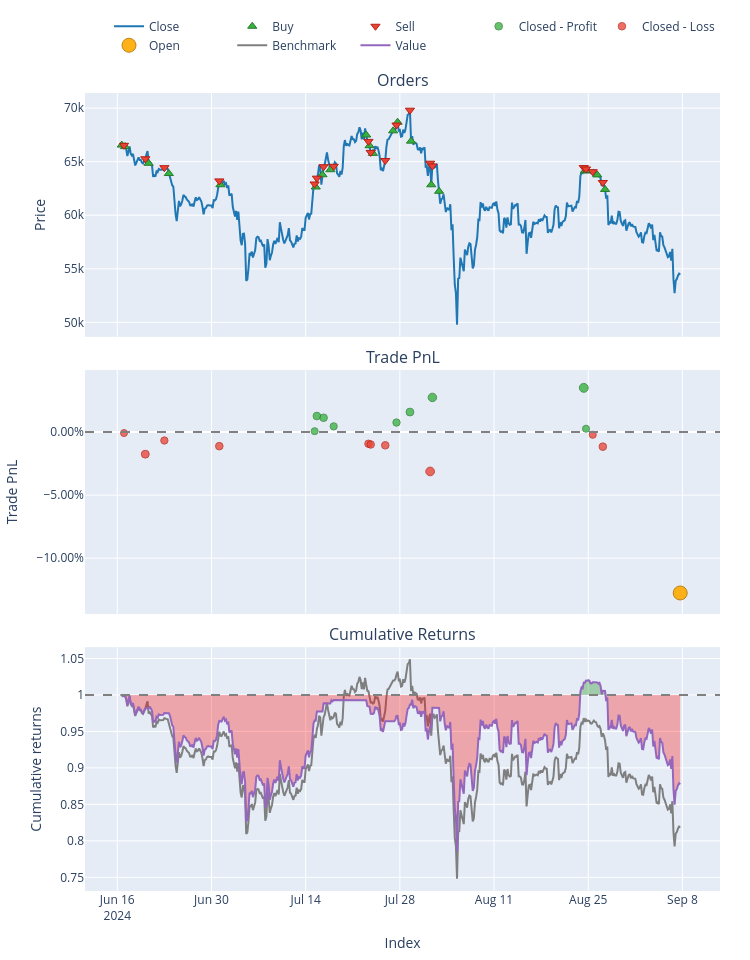
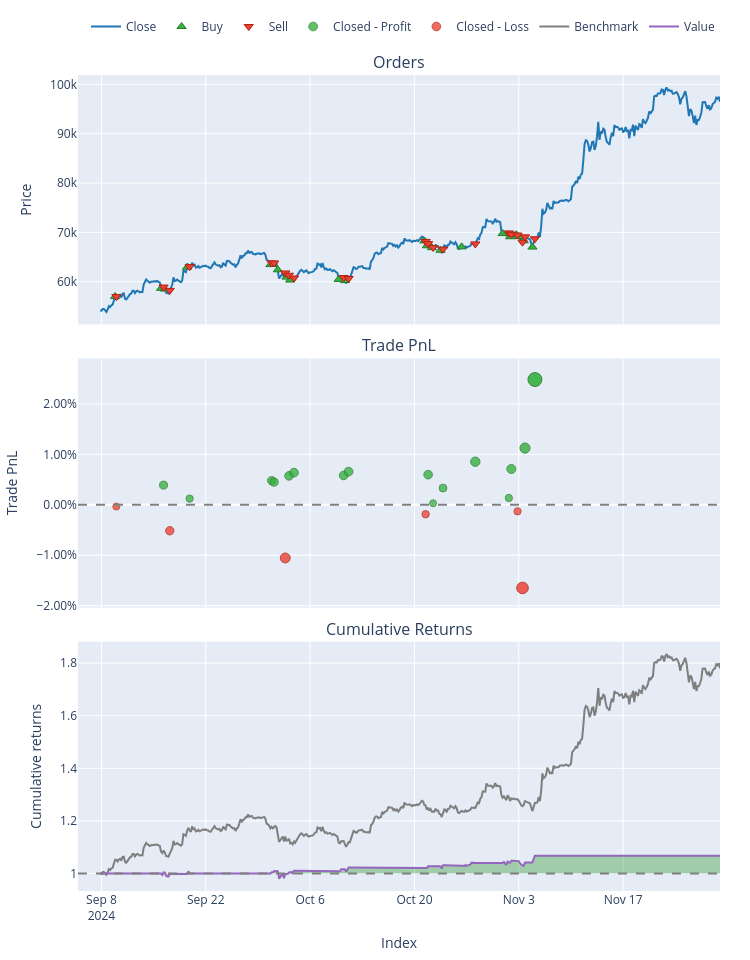
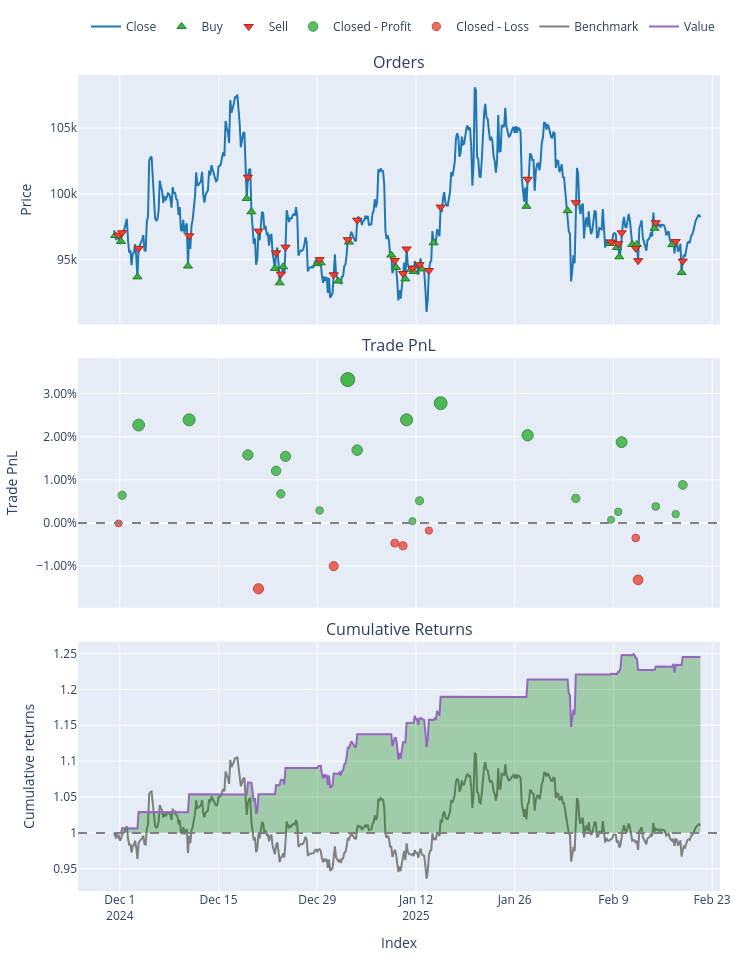

Notebook cell for these charts, in order:
### Code cell
# THIRD CODE: Final Expanding Walk-Forward with VectorBT
# for a double-barrier classification approach

# Step 1: Move to project root
%cd c:/Users/moham/OneDrive/ml_bot_trading

import warnings
warnings.filterwarnings("ignore")

import pandas as pd
import numpy as np
import MetaTrader5 as mt5
import vectorbt as vbt
import joblib

# Our modules
from data.data_loader import get_data_mt5
from features.feature_engineering import add_all_ta_features
# Import your double-barrier function
from features.labeling import create_labels_double_barrier

# Sklearn
from sklearn.metrics import accuracy_score

###########################################################
# 1) DATA LOADING & FEATURE ENGINEERING
###########################################################
if not mt5.initialize():
    print("Failed to initialize MT5")
else:
    data = get_data_mt5(symbol="BTCUSD", timeframe=mt5.TIMEFRAME_H4, n_bars=2000)
    mt5.shutdown()

# 1.1 Add technical features
df = add_all_ta_features(data)

# 1.2 Create double-barrier classification labels
# e.g., up=0.005, down=0.005 => ±0.5% barrier, horizon=20 bars
df_lbl = create_labels_double_barrier(df, up=0.005, down=0.005, horizon=20)

# The function yields 'barrier_label' in {-1,0,+1}
X = df_lbl.drop(columns=["barrier_label"])
y = df_lbl["barrier_label"]

# SHIFT labels from [-1,0,+1] => [0,1,2] for scikit-learn classification
y_shifted = y + 1  # -1->0, 0->1, +1->2

###########################################################
# 2) DEFINING EXPANDING SPLITS
###########################################################
def expanding_walk_forward_splits(X, y, n_splits=3):
    """
    Creates expanding walk-forward folds. For each fold i:
      - Train: [0 : fold_i]
      - Test:  [fold_i : fold_{i+1}]
    The last fold extends to the end.
    """
    n = len(X)
    fold_size = n // (n_splits + 1)
    splits = []
    
    for i in range(n_splits):
        train_end = (i+1) * fold_size
        if i == n_splits - 1:
            test_end = n
        else:
            test_end = (i+2) * fold_size
            if test_end > n:
                test_end = n
        
        X_train_fold = X.iloc[:train_end]
        y_train_fold = y.iloc[:train_end]
        
        X_test_fold = X.iloc[train_end:test_end]
        y_test_fold = y.iloc[train_end:test_end]
        
        splits.append((X_train_fold, y_train_fold, X_test_fold, y_test_fold))
    return splits

folds = expanding_walk_forward_splits(X, y_shifted, n_splits=3)
print(f"Number of folds: {len(folds)}")

###########################################################
# 3) LOAD BEST PIPELINE & RUN EXPANDING WALK-FORWARD
###########################################################
# This pipeline was saved in the second code (hyperparam tuning step).
# It's a classification pipeline expecting SHIFTED labels [0,1,2].
best_pipeline = joblib.load("best_rf_pipeline.pkl")
print("Loaded best pipeline from 'best_rf_pipeline.pkl'")

fees = 0.0002  # 0.02% transaction cost per trade

fold_results = {}

for i, (X_train_fold, y_train_fold, X_test_fold, y_test_fold) in enumerate(folds, start=1):
    print(f"\n=== Fold {i} ===")
    print(f"Train size: {len(X_train_fold)}, Test size: {len(X_test_fold)}")
    
    # 3.1 Fit the pipeline on this fold's train portion (already SHIFTED labels)
    best_pipeline.fit(X_train_fold, y_train_fold)
    
    # 3.2 Predict SHIFTED labels on the test portion
    preds_shifted = best_pipeline.predict(X_test_fold)
    
    # 3.3 Shift back to [-1,0,+1]
    preds = preds_shifted - 1
    
    # Evaluate accuracy vs. the unshifted test labels
    # The test labels here are SHIFTED, so we must shift them back
    y_test_fold_unshifted = y_test_fold - 1
    acc = accuracy_score(y_test_fold_unshifted, preds)
    print(f"Fold {i} Accuracy={acc:.2f}")
    
    # Convert predicted classes => signals
    # +1 => buy, -1 => sell, 0 => no position
    signals = preds
    
    # Vectorbt backtest on the test portion
    df_test_fold = df_lbl.loc[X_test_fold.index].copy()  # same index
    close_prices = df_test_fold["close"]
    
    if len(signals) < len(close_prices):
        # pad signals if needed
        signals = np.append(signals, [0]*(len(close_prices)-len(signals)))
    signals_s = pd.Series(signals, index=close_prices.index)
    
    pf = vbt.Portfolio.from_signals(
        close_prices,
        entries=signals_s > 0,
        exits=signals_s < 0,
        init_cash=10000,
        freq='4H',
        fees=fees
    )
    
    total_return = pf.total_return()
    sharpe_ratio = pf.sharpe_ratio()
    
    print(f"Fold {i} Return={total_return:.2f}%, Sharpe={sharpe_ratio:.2f}")
    print("\nVectorbt stats for Fold", i)
    print(pf.stats())
    
    # Optional: Plot
    fig = pf.plot()
    fig.show()
    
    # Store results
    fold_results[i] = {
        "Accuracy": acc,
        "TotalReturn": total_return,
        "Sharpe": sharpe_ratio
    }

###########################################################
# 4) PRINT FOLD RESULTS
###########################################################
for i, stats in fold_results.items():
    acc = stats["Accuracy"]
    ret = stats["TotalReturn"]
    sr = stats["Sharpe"]
    print(f"\nFold {i} => ACC={acc:.2f}, Return={ret:.2f}%, Sharpe={sr:.2f}")

### Figure 1 — Plotly figure (JSON) as saved in the notebook; plotly's stock layout.template omitted (floating-point values rounded to 4 significant figures; data arrays with more than 128 entries replaced by an {"elided": "..."} marker saying what was removed)
{"data": [{"legendgroup": "0", "line": {"color": "#1f77b4"}, "name": "Close", "showlegend": true, "type": "scatter", "uid": "f2ede4a5-1aa6-47e2-bf0a-f7b20ac440c8", "x": {"elided": "500 str values"}, "xaxis": "x", "y": {"elided": "500 float values"}, "yaxis": "y"}, {"customdata": [[0, 0.1502, 2.0], [2, 0.1504, 1.998], [4, 0.1514, 1.963], [6, 0.1526, 1.95], [8, 0.1534, 1.928], [10, 0.1541, 1.93], [12, 0.1532, 1.954], [14, 0.1538, 1.977], [16, 0.1471, 1.986], [18, 0.148, 1.968], [20, 0.1481, 1.948], [22, 0.142, 1.928], [24, 0.1414, 1.942], [26, 0.1474, 1.973], [28, 0.1521, 1.912], [30, 0.1578, 1.964], [32, 0.1586, 2.033], [34, 0.1589, 2.039], [36, 0.1595, 2.035], [38, 0.1611, 2.011]], "hovertemplate": "Order Id: %{customdata[0]}<br>Timestamp: %{x}<br>Price: %{y}<br>Size: %{customdata[1]:.6f}<br>Fees: %{customdata[2]:.6f}", "legendgroup": "1", "marker": {"color": "#37B13F", "line": {"color": "rgb(38,123,44)", "width": 1}, "size": 8, "symbol": "triangle-up"}, "mode": "markers", "name": "Buy", "type": "scatter", "uid": "5df8ff87-8891-4c97-9a30-04e0d9721195", "x": ["2024-06-16T16:00:00", "2024-06-17T04:00:00", "2024-06-20T16:00:00", "2024-06-23T16:00:00", "2024-07-01T08:00:00", "2024-07-15T12:00:00", "2024-07-16T12:00:00", "2024-07-17T16:00:00", "2024-07-23T00:00:00", "2024-07-23T12:00:00", "2024-07-24T00:00:00", "2024-07-27T00:00:00", "2024-07-27T16:00:00", "2024-07-29T16:00:00", "2024-08-01T16:00:00", "2024-08-02T20:00:00", "2024-08-24T12:00:00", "2024-08-24T20:00:00", "2024-08-26T08:00:00", "2024-08-27T12:00:00"], "xaxis": "x", "y": [66550.0, 66410.0, 64850.0, 63890.0, 62840.0, 62630.0, 63780.0, 64250.0, 67490.0, 66490.0, 65770.0, 67880.0, 68680.0, 66920.0, 62840.0, 62230.0, 64120.0, 64170.0, 63760.0, 62410.0], "yaxis": "y"}, {"customdata": [[1, 0.1502, 1.999], [3, 0.1504, 1.964], [5, 0.1514, 1.951], [7, 0.1526, 1.929], [9, 0.1534, 1.931], [11, 0.1541, 1.955], [13, 0.1532, 1.978], [15, 0.1538, 1.987], [17, 0.1471, 1.968], [19, 0.148, 1.949], [21, 0.1481, 1.929], [23, 0.142, 1.943], [25, 0.1414, 1.974], [27, 0.1474, 1.913], [29, 0.1521, 1.965], [31, 0.1578, 2.034], [33, 0.1586, 2.04], [35, 0.1589, 2.035], [37, 0.1595, 2.012]], "hovertemplate": "Order Id: %{customdata[0]}<br>Timestamp: %{x}<br>Price: %{y}<br>Size: %{customdata[1]:.6f}<br>Fees: %{customdata[2]:.6f}", "legendgroup": "2", "marker": {"color": "#EA4335", "line": {"color": "rgb(181,31,18)", "width": 1}, "size": 8, "symbol": "triangle-down"}, "mode": "markers", "name": "Sell", "type": "scatter", "uid": "3b164735-99b9-4af8-b5f9-f560803eda2c", "x": ["2024-06-17T00:00:00", "2024-06-20T04:00:00", "2024-06-23T00:00:00", "2024-07-01T04:00:00", "2024-07-15T08:00:00", "2024-07-15T16:00:00", "2024-07-16T16:00:00", "2024-07-18T04:00:00", "2024-07-23T08:00:00", "2024-07-23T16:00:00", "2024-07-25T20:00:00", "2024-07-27T12:00:00", "2024-07-29T12:00:00", "2024-08-01T12:00:00", "2024-08-01T20:00:00", "2024-08-24T08:00:00", "2024-08-24T16:00:00", "2024-08-25T16:00:00", "2024-08-27T04:00:00"], "xaxis": "x", "y": [66530.0, 65270.0, 64440.0, 63200.0, 62920.0, 63460.0, 64530.0, 64570.0, 66890.0, 65870.0, 65110.0, 68420.0, 69810.0, 64850.0, 64600.0, 64450.0, 64320.0, 64060.0, 63050.0], "yaxis": "y"}, {"customdata": [[4, 4, 7.433, 0.000771], [5, 5, 123.1, 0.01276], [6, 6, 111.4, 0.01139], [7, 7, 45.42, 0.004595], [11, 11, 73.22, 0.007596], [12, 12, 154.6, 0.01592], [14, 14, 263.3, 0.02755], [15, 15, 345.2, 0.03514], [16, 16, 27.49, 0.002704]], "hovertemplate": "Exit Trade Id: %{customdata[0]}<br>Position Id: %{customdata[1]}<br>Exit Timestamp: %{x}<br>PnL: %{customdata[2]:.6f}<br>Return: %{customdata[3]:.2%}", "legendgroup": "3", "marker": {"color": "#37B13F", "line": {"color": "rgb(38,123,44)", "width": 1}, "opacity": [0.75, 0.7642, 0.7626, 0.7546, 0.7581, 0.768, 0.7817, 0.7907, 0.7523], "size": [7.002, 7.663, 7.588, 7.213, 7.379, 7.838, 8.479, 8.898, 7.109], "symbol": "circle"}, "mode": "markers", "name": "Closed - Profit", "type": "scatter", "uid": "c6ccc94c-68c9-41b5-9e63-9cd59b214e7b", "x": ["2024-07-15T08:00:00", "2024-07-15T16:00:00", "2024-07-16T16:00:00", "2024-07-18T04:00:00", "2024-07-27T12:00:00", "2024-07-29T12:00:00", "2024-08-01T20:00:00", "2024-08-24T08:00:00", "2024-08-24T16:00:00"], "xaxis": "x2", "y": [0.000771, 0.01276, 0.01139, 0.004595, 0.007596, 0.01592, 0.02755, 0.03514, 0.002704], "yaxis": "y2"}, {"customdata": [[0, 0, -7.286, -0.0007287], [1, 1, -174.8, -0.0175], [2, 2, -65.41, -0.006664], [3, 3, -108.7, -0.01115], [8, 8, -91.52, -0.009217], [9, 9, -96.68, -0.009827], [10, 10, -102.0, -0.01047], [13, 13, -308.0, -0.03122], [17, 17, -21.81, -0.002139], [18, 18, -117.4, -0.01154]], "hovertemplate": "Exit Trade Id: %{customdata[0]}<br>Position Id: %{customdata[1]}<br>Exit Timestamp: %{x}<br>PnL: %{customdata[2]:.6f}<br>Return: %{customdata[3]:.2%}", "legendgroup": "4", "marker": {"color": "#EA4335", "line": {"color": "rgb(181,31,18)", "width": 1}, "opacity": [0.75, 0.7698, 0.757, 0.7623, 0.76, 0.7608, 0.7615, 0.786, 0.7517, 0.7628], "size": [7, 7.925, 7.327, 7.574, 7.468, 7.502, 7.537, 8.681, 7.078, 7.596], "symbol": "circle"}, "mode": "markers", "name": "Closed - Loss", "type": "scatter", "uid": "cf4beb0a-a8ae-48b1-9c14-439d73c1bb31", "x": ["2024-06-17T00:00:00", "2024-06-20T04:00:00", "2024-06-23T00:00:00", "2024-07-01T04:00:00", "2024-07-23T08:00:00", "2024-07-23T16:00:00", "2024-07-25T20:00:00", "2024-08-01T12:00:00", "2024-08-25T16:00:00", "2024-08-27T04:00:00"], "xaxis": "x2", "y": [-0.0007287, -0.0175, -0.006664, -0.01115, -0.009217, -0.009827, -0.01047, -0.03122, -0.002139, -0.01154], "yaxis": "y2"}, {"customdata": [[19, 19, -1284.0, -0.1277]], "hovertemplate": "Exit Trade Id: %{customdata[0]}<br>Position Id: %{customdata[1]}<br>Exit Timestamp: %{x}<br>PnL: %{customdata[2]:.6f}<br>Return: %{customdata[3]:.2%}", "legendgroup": "5", "marker": {"color": "#FFAA00", "line": {"color": "rgb(178,118,0)", "width": 1}, "opacity": [0.9], "size": [14], "symbol": "circle"}, "mode": "markers", "name": "Open", "type": "scatter", "uid": "11da6bfb-96ef-4e33-91a8-b559e27044bb", "x": ["2024-09-07T16:00:00"], "xaxis": "x2", "y": [-0.1277], "yaxis": "y2"}, {"legendgroup": "6", "line": {"color": "#7f7f7f"}, "name": "Benchmark", "showlegend": true, "type": "scatter", "uid": "75d82b84-d36d-4bd8-a9fe-8deadec7555c", "x": {"elided": "500 str values"}, "xaxis": "x3", "y": {"elided": "500 float values"}, "yaxis": "y3"}, {"hoverinfo": "skip", "legendgroup": "7", "line": {"color": "rgba(0, 0, 0, 0)", "width": 0}, "opacity": 0, "showlegend": false, "type": "scatter", "uid": "bc807737-c605-4b1b-a1f5-ead9203b0385", "x": {"elided": "500 str values"}, "xaxis": "x3", "y": {"elided": "500 int values"}, "yaxis": "y3"}, {"connectgaps": false, "fill": "tonexty", "fillcolor": "rgba(0, 128, 0, 0.3)", "hoverinfo": "skip", "legendgroup": "7", "line": {"color": "rgba(0, 0, 0, 0)", "width": 0}, "opacity": 0, "showlegend": false, "type": "scatter", "uid": "e98ca13d-eb7f-432d-abf5-bc151db2cf2a", "x": {"elided": "500 str values"}, "xaxis": "x3", "y": {"elided": "500 float values"}, "yaxis": "y3"}, {"hoverinfo": "skip", "legendgroup": "7", "line": {"color": "rgba(0, 0, 0, 0)", "width": 0}, "opacity": 0, "showlegend": false, "type": "scatter", "uid": "c19e386a-974d-4671-8d64-5e0ff9f6848d", "x": {"elided": "500 str values"}, "xaxis": "x3", "y": {"elided": "500 int values"}, "yaxis": "y3"}, {"connectgaps": false, "fill": "tonexty", "fillcolor": "rgba(255, 0, 0, 0.3)", "hoverinfo": "skip", "legendgroup": "7", "line": {"color": "rgba(0, 0, 0, 0)", "width": 0}, "opacity": 0, "showlegend": false, "type": "scatter", "uid": "b5ec9268-00a6-422c-8397-7c57dc7b9f0f", "x": {"elided": "500 str values"}, "xaxis": "x3", "y": {"elided": "500 float values"}, "yaxis": "y3"}, {"legendgroup": "8", "line": {"color": "#9467bd"}, "name": "Value", "showlegend": true, "type": "scatter", "uid": "ffafabae-be5d-462b-bc3b-ea1560bd0789", "x": {"elided": "500 str values"}, "xaxis": "x3", "y": {"elided": "500 float values"}, "yaxis": "y3"}, {"hoverinfo": "skip", "legendgroup": "7", "line": {"color": "rgba(0, 0, 0, 0)", "width": 0}, "opacity": 0, "showlegend": false, "type": "scatter", "uid": "0c1511bc-68bd-47bf-88dc-b2c3819727b3", "x": {"elided": "500 str values"}, "xaxis": "x3", "y": {"elided": "500 int values"}, "yaxis": "y3"}], "layout": {"annotations": [{"font": {"size": 16}, "showarrow": false, "text": "Orders", "x": 0.5, "xanchor": "center", "xref": "paper", "y": 1, "yanchor": "bottom", "yref": "paper"}, {"font": {"size": 16}, "showarrow": false, "text": "Trade PnL", "x": 0.5, "xanchor": "center", "xref": "paper", "y": 0.6528, "yanchor": "bottom", "yref": "paper"}, {"font": {"size": 16}, "showarrow": false, "text": "Cumulative Returns", "x": 0.5, "xanchor": "center", "xref": "paper", "y": 0.3056, "yanchor": "bottom", "yref": "paper"}], "height": 960, "legend": {"orientation": "h", "traceorder": "normal", "x": 1, "xanchor": "right", "y": 1.042, "yanchor": "bottom"}, "margin": {"b": 30, "l": 30, "r": 30, "t": 30}, "shapes": [{"line": {"color": "gray", "dash": "dash"}, "type": "line", "x0": 0, "x1": 1, "xref": "paper", "y0": 0, "y1": 0, "yref": "y2"}, {"line": {"color": "gray", "dash": "dash"}, "type": "line", "x0": 0, "x1": 1, "xref": "paper", "y0": 1, "y1": 1, "yref": "y3"}], "showlegend": true, "width": 750, "xaxis": {"anchor": "y", "domain": [0, 1], "matches": "x3", "showticklabels": false}, "xaxis2": {"anchor": "y2", "domain": [0, 1], "matches": "x3", "showticklabels": false}, "xaxis3": {"anchor": "y3", "domain": [0, 1], "title": {"text": "Index"}}, "yaxis": {"anchor": "x", "domain": [0.6944, 1], "title": {"text": "Price"}}, "yaxis2": {"anchor": "x2", "domain": [0.3472, 0.6528], "tickformat": ".2%", "title": {"text": "Trade PnL"}}, "yaxis3": {"anchor": "x3", "domain": [0, 0.3056], "title": {"text": "Cumulative returns"}}}}

### Figure 2 — Plotly figure (JSON) as saved in the notebook; plotly's stock layout.template omitted (floating-point values rounded to 4 significant figures; data arrays with more than 128 entries replaced by an {"elided": "..."} marker saying what was removed)
{"data": [{"legendgroup": "0", "line": {"color": "#1f77b4"}, "name": "Close", "showlegend": true, "type": "scatter", "uid": "aeda5377-4721-4d30-94e2-794e8a94410a", "x": {"elided": "500 str values"}, "xaxis": "x", "y": {"elided": "500 float values"}, "yaxis": "y"}, {"customdata": [[0, 0.1754, 2.0], [2, 0.1704, 1.999], [4, 0.1715, 2.007], [6, 0.1586, 1.996], [8, 0.1575, 1.999], [10, 0.1582, 2.008], [12, 0.1616, 2.018], [14, 0.1638, 1.996], [16, 0.1664, 2.008], [18, 0.1671, 2.021], [20, 0.1687, 2.032], [22, 0.1498, 2.046], [24, 0.1517, 2.042], [26, 0.1535, 2.054], [28, 0.1548, 2.055], [30, 0.1537, 2.061], [32, 0.149, 2.079], [34, 0.1506, 2.082], [36, 0.1508, 2.097], [38, 0.1515, 2.094], [40, 0.1508, 2.06], [42, 0.1554, 2.083]], "hovertemplate": "Order Id: %{customdata[0]}<br>Timestamp: %{x}<br>Price: %{y}<br>Size: %{customdata[1]:.6f}<br>Fees: %{customdata[2]:.6f}", "legendgroup": "1", "marker": {"color": "#37B13F", "line": {"color": "rgb(38,123,44)", "width": 1}, "size": 8, "symbol": "triangle-up"}, "mode": "markers", "name": "Buy", "type": "scatter", "uid": "e0eb66c4-3bb8-4613-9351-66ba0b55470b", "x": ["2024-09-09T20:00:00", "2024-09-16T00:00:00", "2024-09-16T12:00:00", "2024-09-19T12:00:00", "2024-09-30T16:00:00", "2024-10-01T00:00:00", "2024-10-01T16:00:00", "2024-10-02T20:00:00", "2024-10-03T08:00:00", "2024-10-09T20:00:00", "2024-10-10T16:00:00", "2024-10-21T08:00:00", "2024-10-21T16:00:00", "2024-10-22T08:00:00", "2024-10-23T12:00:00", "2024-10-26T08:00:00", "2024-10-31T20:00:00", "2024-11-01T20:00:00", "2024-11-02T16:00:00", "2024-11-03T00:00:00", "2024-11-03T16:00:00", "2024-11-04T20:00:00"], "xaxis": "x", "y": [56990.0, 58660.0, 58520.0, 62950.0, 63470.0, 63490.0, 62410.0, 60940.0, 60340.0, 60470.0, 60220.0, 68270.0, 67280.0, 66890.0, 66370.0, 67060.0, 69760.0, 69110.0, 69520.0, 69120.0, 68290.0, 67020.0], "yaxis": "y"}, {"customdata": [[1, 0.1754, 2.0], [3, 0.1704, 2.008], [5, 0.1715, 1.997], [7, 0.1586, 2.0], [9, 0.1575, 2.009], [11, 0.1582, 2.018], [13, 0.1616, 1.997], [15, 0.1638, 2.009], [17, 0.1664, 2.021], [19, 0.1671, 2.033], [21, 0.1687, 2.046], [23, 0.1498, 2.043], [25, 0.1517, 2.055], [27, 0.1535, 2.055], [29, 0.1548, 2.062], [31, 0.1537, 2.08], [33, 0.149, 2.083], [35, 0.1506, 2.098], [37, 0.1508, 2.095], [39, 0.1515, 2.06], [41, 0.1508, 2.084], [43, 0.1554, 2.135]], "hovertemplate": "Order Id: %{customdata[0]}<br>Timestamp: %{x}<br>Price: %{y}<br>Size: %{customdata[1]:.6f}<br>Fees: %{customdata[2]:.6f}", "legendgroup": "2", "marker": {"color": "#EA4335", "line": {"color": "rgb(181,31,18)", "width": 1}, "size": 8, "symbol": "triangle-down"}, "mode": "markers", "name": "Sell", "type": "scatter", "uid": "261841b2-2af2-46d8-b02e-fd3b0226a87f", "x": ["2024-09-10T00:00:00", "2024-09-16T08:00:00", "2024-09-17T04:00:00", "2024-09-19T20:00:00", "2024-09-30T20:00:00", "2024-10-01T04:00:00", "2024-10-02T16:00:00", "2024-10-03T04:00:00", "2024-10-03T20:00:00", "2024-10-10T12:00:00", "2024-10-11T04:00:00", "2024-10-21T12:00:00", "2024-10-21T20:00:00", "2024-10-22T12:00:00", "2024-10-23T20:00:00", "2024-10-28T04:00:00", "2024-11-01T16:00:00", "2024-11-02T00:00:00", "2024-11-02T20:00:00", "2024-11-03T12:00:00", "2024-11-03T20:00:00", "2024-11-05T04:00:00"], "xaxis": "x", "y": [56990.0, 58910.0, 58240.0, 63050.0, 63800.0, 63800.0, 61780.0, 61310.0, 60750.0, 60850.0, 60650.0, 68170.0, 67710.0, 66940.0, 66610.0, 67660.0, 69880.0, 69630.0, 69460.0, 68010.0, 69090.0, 68710.0], "yaxis": "y"}, {"customdata": [[1, 1, 39.05, 0.003907], [3, 3, 12.37, 0.001239], [4, 4, 47.92, 0.004794], [5, 5, 45.25, 0.004506], [7, 7, 57.31, 0.005741], [8, 8, 64.12, 0.006387], [9, 9, 58.8, 0.00582], [10, 10, 66.86, 0.006579], [12, 12, 61.12, 0.005987], [13, 13, 3.162, 0.0003079], [14, 14, 34.09, 0.003318], [15, 15, 88.12, 0.008549], [16, 16, 14.12, 0.001358], [17, 17, 73.99, 0.007108], [20, 20, 115.9, 0.01125], [21, 21, 258.7, 0.02484]], "hovertemplate": "Exit Trade Id: %{customdata[0]}<br>Position Id: %{customdata[1]}<br>Exit Timestamp: %{x}<br>PnL: %{customdata[2]:.6f}<br>Return: %{customdata[3]:.2%}", "legendgroup": "3", "marker": {"color": "#37B13F", "line": {"color": "rgb(38,123,44)", "width": 1}, "opacity": [0.772, 0.7557, 0.7774, 0.7757, 0.7832, 0.7872, 0.7837, 0.7883, 0.7847, 0.75, 0.7684, 0.8004, 0.7564, 0.7916, 0.8169, 0.9], "size": [8.027, 7.266, 8.28, 8.198, 8.55, 8.734, 8.573, 8.789, 8.62, 7, 7.859, 9.351, 7.3, 8.94, 10.12, 14], "symbol": "circle"}, "mode": "markers", "name": "Closed - Profit", "type": "scatter", "uid": "0c22b7eb-bb5b-419d-9b61-c5e61e027dbe", "x": ["2024-09-16T08:00:00", "2024-09-19T20:00:00", "2024-09-30T20:00:00", "2024-10-01T04:00:00", "2024-10-03T04:00:00", "2024-10-03T20:00:00", "2024-10-10T12:00:00", "2024-10-11T04:00:00", "2024-10-21T20:00:00", "2024-10-22T12:00:00", "2024-10-23T20:00:00", "2024-10-28T04:00:00", "2024-11-01T16:00:00", "2024-11-02T00:00:00", "2024-11-03T20:00:00", "2024-11-05T04:00:00"], "xaxis": "x2", "y": [0.003907, 0.001239, 0.004794, 0.004506, 0.005741, 0.006387, 0.00582, 0.006579, 0.005987, 0.0003079, 0.003318, 0.008549, 0.001358, 0.007108, 0.01125, 0.02484], "yaxis": "y2"}, {"customdata": [[0, 0, -3.466, -0.0003467], [2, 2, -51.58, -0.005141], [6, 6, -106.3, -0.01054], [11, 11, -19.13, -0.00187], [18, 18, -13.53, -0.00129], [19, 19, -172.6, -0.01649]], "hovertemplate": "Exit Trade Id: %{customdata[0]}<br>Position Id: %{customdata[1]}<br>Exit Timestamp: %{x}<br>PnL: %{customdata[2]:.6f}<br>Return: %{customdata[3]:.2%}", "legendgroup": "4", "marker": {"color": "#EA4335", "line": {"color": "rgb(181,31,18)", "width": 1}, "opacity": [0.7502, 0.7795, 0.8126, 0.7595, 0.756, 0.8489], "size": [7.011, 8.379, 9.919, 7.446, 7.28, 11.62], "symbol": "circle"}, "mode": "markers", "name": "Closed - Loss", "type": "scatter", "uid": "95c66b3f-716e-4071-9aef-536934618834", "x": ["2024-09-10T00:00:00", "2024-09-17T04:00:00", "2024-10-02T16:00:00", "2024-10-21T12:00:00", "2024-11-02T20:00:00", "2024-11-03T12:00:00"], "xaxis": "x2", "y": [-0.0003467, -0.005141, -0.01054, -0.00187, -0.00129, -0.01649], "yaxis": "y2"}, {"legendgroup": "5", "line": {"color": "#7f7f7f"}, "name": "Benchmark", "showlegend": true, "type": "scatter", "uid": "34d3192d-a2ef-49ac-a725-de7c325bd0ef", "x": {"elided": "500 str values"}, "xaxis": "x3", "y": {"elided": "500 float values"}, "yaxis": "y3"}, {"hoverinfo": "skip", "legendgroup": "6", "line": {"color": "rgba(0, 0, 0, 0)", "width": 0}, "opacity": 0, "showlegend": false, "type": "scatter", "uid": "d4a02395-7359-4713-aba7-25d86f1d89dd", "x": {"elided": "500 str values"}, "xaxis": "x3", "y": {"elided": "500 int values"}, "yaxis": "y3"}, {"connectgaps": false, "fill": "tonexty", "fillcolor": "rgba(0, 128, 0, 0.3)", "hoverinfo": "skip", "legendgroup": "6", "line": {"color": "rgba(0, 0, 0, 0)", "width": 0}, "opacity": 0, "showlegend": false, "type": "scatter", "uid": "72e77d69-794e-40e2-9221-4cd5b4681974", "x": {"elided": "500 str values"}, "xaxis": "x3", "y": {"elided": "500 float values"}, "yaxis": "y3"}, {"hoverinfo": "skip", "legendgroup": "6", "line": {"color": "rgba(0, 0, 0, 0)", "width": 0}, "opacity": 0, "showlegend": false, "type": "scatter", "uid": "825de17b-9c8d-4bff-b815-ba59c37e02e4", "x": {"elided": "500 str values"}, "xaxis": "x3", "y": {"elided": "500 int values"}, "yaxis": "y3"}, {"connectgaps": false, "fill": "tonexty", "fillcolor": "rgba(255, 0, 0, 0.3)", "hoverinfo": "skip", "legendgroup": "6", "line": {"color": "rgba(0, 0, 0, 0)", "width": 0}, "opacity": 0, "showlegend": false, "type": "scatter", "uid": "2e5404fd-734e-412c-9434-138737e7b8d4", "x": {"elided": "500 str values"}, "xaxis": "x3", "y": {"elided": "500 float values"}, "yaxis": "y3"}, {"legendgroup": "7", "line": {"color": "#9467bd"}, "name": "Value", "showlegend": true, "type": "scatter", "uid": "676d72d1-d452-43bf-8d4a-a54b615a9647", "x": {"elided": "500 str values"}, "xaxis": "x3", "y": {"elided": "500 float values"}, "yaxis": "y3"}, {"hoverinfo": "skip", "legendgroup": "6", "line": {"color": "rgba(0, 0, 0, 0)", "width": 0}, "opacity": 0, "showlegend": false, "type": "scatter", "uid": "a5b6b02a-b814-46b6-8d64-2a66ddfe05e0", "x": {"elided": "500 str values"}, "xaxis": "x3", "y": {"elided": "500 int values"}, "yaxis": "y3"}], "layout": {"annotations": [{"font": {"size": 16}, "showarrow": false, "text": "Orders", "x": 0.5, "xanchor": "center", "xref": "paper", "y": 1, "yanchor": "bottom", "yref": "paper"}, {"font": {"size": 16}, "showarrow": false, "text": "Trade PnL", "x": 0.5, "xanchor": "center", "xref": "paper", "y": 0.6528, "yanchor": "bottom", "yref": "paper"}, {"font": {"size": 16}, "showarrow": false, "text": "Cumulative Returns", "x": 0.5, "xanchor": "center", "xref": "paper", "y": 0.3056, "yanchor": "bottom", "yref": "paper"}], "height": 960, "legend": {"orientation": "h", "traceorder": "normal", "x": 1, "xanchor": "right", "y": 1.042, "yanchor": "bottom"}, "margin": {"b": 30, "l": 30, "r": 30, "t": 30}, "shapes": [{"line": {"color": "gray", "dash": "dash"}, "type": "line", "x0": 0, "x1": 1, "xref": "paper", "y0": 0, "y1": 0, "yref": "y2"}, {"line": {"color": "gray", "dash": "dash"}, "type": "line", "x0": 0, "x1": 1, "xref": "paper", "y0": 1, "y1": 1, "yref": "y3"}], "showlegend": true, "width": 750, "xaxis": {"anchor": "y", "domain": [0, 1], "matches": "x3", "showticklabels": false}, "xaxis2": {"anchor": "y2", "domain": [0, 1], "matches": "x3", "showticklabels": false}, "xaxis3": {"anchor": "y3", "domain": [0, 1], "title": {"text": "Index"}}, "yaxis": {"anchor": "x", "domain": [0.6944, 1], "title": {"text": "Price"}}, "yaxis2": {"anchor": "x2", "domain": [0.3472, 0.6528], "tickformat": ".2%", "title": {"text": "Trade PnL"}}, "yaxis3": {"anchor": "x3", "domain": [0, 0.3056], "title": {"text": "Cumulative returns"}}}}

### Figure 3 — Plotly figure (JSON) as saved in the notebook; plotly's stock layout.template omitted (floating-point values rounded to 4 significant figures; data arrays with more than 128 entries replaced by an {"elided": "..."} marker saying what was removed)
{"data": [{"legendgroup": "0", "line": {"color": "#1f77b4"}, "name": "Close", "showlegend": true, "type": "scatter", "uid": "430fc14e-4ef2-438e-8aea-b86f9d63d62a", "x": {"elided": "500 str values"}, "xaxis": "x", "y": {"elided": "500 float values"}, "yaxis": "y"}, {"customdata": [[0, 0.1032, 2.0], [2, 0.1037, 1.999], [4, 0.1074, 2.012], [6, 0.1089, 2.058], [8, 0.1057, 2.107], [10, 0.1085, 2.14], [12, 0.1117, 2.108], [14, 0.1144, 2.133], [16, 0.1137, 2.147], [18, 0.1151, 2.181], [20, 0.1154, 2.187], [22, 0.1159, 2.165], [24, 0.1161, 2.237], [26, 0.1193, 2.275], [28, 0.1199, 2.264], [30, 0.1204, 2.252], [32, 0.1223, 2.306], [34, 0.1226, 2.307], [36, 0.1229, 2.319], [38, 0.1202, 2.315], [40, 0.1201, 2.379], [42, 0.1229, 2.427], [44, 0.1268, 2.441], [46, 0.1273, 2.443], [48, 0.1286, 2.449], [50, 0.1297, 2.495], [52, 0.1293, 2.487], [54, 0.126, 2.454], [56, 0.1281, 2.463], [58, 0.1313, 2.468]], "hovertemplate": "Order Id: %{customdata[0]}<br>Timestamp: %{x}<br>Price: %{y}<br>Size: %{customdata[1]:.6f}<br>Fees: %{customdata[2]:.6f}", "legendgroup": "1", "marker": {"color": "#37B13F", "line": {"color": "rgb(38,123,44)", "width": 1}, "size": 8, "symbol": "triangle-up"}, "mode": "markers", "name": "Buy", "type": "scatter", "uid": "0cfce037-0bd5-4c40-ab38-3594ea3a73b0", "x": ["2024-11-30T08:00:00", "2024-12-01T04:00:00", "2024-12-03T12:00:00", "2024-12-10T16:00:00", "2024-12-19T00:00:00", "2024-12-19T16:00:00", "2024-12-23T00:00:00", "2024-12-23T16:00:00", "2024-12-24T04:00:00", "2024-12-29T00:00:00", "2024-12-29T12:00:00", "2025-01-01T00:00:00", "2025-01-02T12:00:00", "2025-01-08T12:00:00", "2025-01-09T04:00:00", "2025-01-10T12:00:00", "2025-01-11T08:00:00", "2025-01-11T16:00:00", "2025-01-12T20:00:00", "2025-01-14T12:00:00", "2025-01-27T16:00:00", "2025-02-02T12:00:00", "2025-02-08T12:00:00", "2025-02-09T12:00:00", "2025-02-09T20:00:00", "2025-02-11T16:00:00", "2025-02-12T08:00:00", "2025-02-14T20:00:00", "2025-02-17T08:00:00", "2025-02-18T16:00:00"], "xaxis": "x", "y": [96840.0, 96390.0, 93700.0, 94520.0, 99650.0, 98640.0, 94340.0, 93250.0, 94460.0, 94700.0, 94760.0, 93380.0, 96340.0, 95360.0, 94420.0, 93540.0, 94270.0, 94100.0, 94310.0, 96290.0, 99060.0, 98720.0, 96230.0, 95930.0, 95220.0, 96160.0, 96160.0, 97390.0, 96140.0, 94030.0], "yaxis": "y"}, {"customdata": [[1, 0.1032, 2.0], [3, 0.1037, 2.013], [5, 0.1074, 2.059], [7, 0.1089, 2.108], [9, 0.1057, 2.141], [11, 0.1085, 2.108], [13, 0.1117, 2.134], [15, 0.1144, 2.148], [17, 0.1137, 2.182], [19, 0.1151, 2.188], [21, 0.1154, 2.166], [23, 0.1159, 2.238], [25, 0.1161, 2.276], [27, 0.1193, 2.265], [29, 0.1199, 2.253], [31, 0.1204, 2.307], [33, 0.1223, 2.308], [35, 0.1226, 2.32], [37, 0.1229, 2.316], [39, 0.1202, 2.38], [41, 0.1201, 2.428], [43, 0.1229, 2.442], [45, 0.1268, 2.444], [47, 0.1273, 2.45], [49, 0.1286, 2.496], [51, 0.1297, 2.488], [53, 0.1293, 2.455], [55, 0.126, 2.464], [57, 0.1281, 2.469], [59, 0.1313, 2.491]], "hovertemplate": "Order Id: %{customdata[0]}<br>Timestamp: %{x}<br>Price: %{y}<br>Size: %{customdata[1]:.6f}<br>Fees: %{customdata[2]:.6f}", "legendgroup": "2", "marker": {"color": "#EA4335", "line": {"color": "rgb(181,31,18)", "width": 1}, "size": 8, "symbol": "triangle-down"}, "mode": "markers", "name": "Sell", "type": "scatter", "uid": "f991b936-f7c2-41db-8b50-b0f56fb1b7ee", "x": ["2024-11-30T20:00:00", "2024-12-01T08:00:00", "2024-12-03T16:00:00", "2024-12-10T20:00:00", "2024-12-19T04:00:00", "2024-12-20T16:00:00", "2024-12-23T04:00:00", "2024-12-23T20:00:00", "2024-12-24T12:00:00", "2024-12-29T08:00:00", "2024-12-31T08:00:00", "2025-01-02T08:00:00", "2025-01-03T16:00:00", "2025-01-09T00:00:00", "2025-01-10T04:00:00", "2025-01-10T16:00:00", "2025-01-11T12:00:00", "2025-01-12T12:00:00", "2025-01-13T20:00:00", "2025-01-15T12:00:00", "2025-01-27T20:00:00", "2025-02-03T16:00:00", "2025-02-08T16:00:00", "2025-02-09T16:00:00", "2025-02-10T04:00:00", "2025-02-12T04:00:00", "2025-02-12T12:00:00", "2025-02-15T00:00:00", "2025-02-17T20:00:00", "2025-02-18T20:00:00"], "xaxis": "x", "y": [96870.0, 97050.0, 95860.0, 96820.0, 101300.0, 97180.0, 95520.0, 93910.0, 95960.0, 95010.0, 93850.0, 96520.0, 98000.0, 94950.0, 93960.0, 95817, 94350.0, 94620.0, 94180.0, 99000.0, 101100.0, 99330.0, 96350.0, 96213, 97040.0, 95870.0, 94930.0, 97810.0, 96380.0, 94900.0], "yaxis": "y"}, {"customdata": [[1, 1, 64.32, 0.006433], [2, 2, 228.2, 0.02268], [3, 3, 245.8, 0.02388], [4, 4, 166.1, 0.01577], [6, 6, 127.3, 0.01208], [7, 7, 71.99, 0.00675], [8, 8, 165.9, 0.01545], [9, 9, 31.62, 0.0029], [11, 11, 359.7, 0.03322], [12, 12, 188.8, 0.01688], [15, 15, 269.2, 0.0239], [16, 16, 5.101, 0.0004424], [17, 17, 59.33, 0.005143], [19, 19, 321.2, 0.02775], [20, 20, 241.7, 0.02032], [21, 21, 69.31, 0.00571], [22, 22, 9.219, 0.0007553], [23, 23, 31.64, 0.00259], [24, 24, 229.4, 0.01873], [27, 27, 47.1, 0.003839], [28, 28, 25.36, 0.002059], [29, 29, 108.8, 0.008819]], "hovertemplate": "Exit Trade Id: %{customdata[0]}<br>Position Id: %{customdata[1]}<br>Exit Timestamp: %{x}<br>PnL: %{customdata[2]:.6f}<br>Return: %{customdata[3]:.2%}", "legendgroup": "3", "marker": {"color": "#37B13F", "line": {"color": "rgb(38,123,44)", "width": 1}, "opacity": [0.7786, 0.8523, 0.8577, 0.8209, 0.8042, 0.7801, 0.8195, 0.7626, 0.9, 0.826, 0.8578, 0.7515, 0.7728, 0.8752, 0.8416, 0.7754, 0.7529, 0.7612, 0.8343, 0.7669, 0.7588, 0.7895], "size": [8.337, 11.77, 12.03, 10.31, 9.53, 8.404, 10.24, 7.59, 14, 10.55, 12.03, 7.071, 8.064, 12.84, 11.27, 8.184, 7.137, 7.524, 10.94, 7.788, 7.412, 8.841], "symbol": "circle"}, "mode": "markers", "name": "Closed - Profit", "type": "scatter", "uid": "dcd5b942-fab1-4a4f-84f4-272fbd55525d", "x": ["2024-12-01T08:00:00", "2024-12-03T16:00:00", "2024-12-10T20:00:00", "2024-12-19T04:00:00", "2024-12-23T04:00:00", "2024-12-23T20:00:00", "2024-12-24T12:00:00", "2024-12-29T08:00:00", "2025-01-02T08:00:00", "2025-01-03T16:00:00", "2025-01-10T16:00:00", "2025-01-11T12:00:00", "2025-01-12T12:00:00", "2025-01-15T12:00:00", "2025-01-27T20:00:00", "2025-02-03T16:00:00", "2025-02-08T16:00:00", "2025-02-09T16:00:00", "2025-02-10T04:00:00", "2025-02-15T00:00:00", "2025-02-17T20:00:00", "2025-02-18T20:00:00"], "xaxis": "x2", "y": [0.006433, 0.02268, 0.02388, 0.01577, 0.01208, 0.00675, 0.01545, 0.0029, 0.03322, 0.01688, 0.0239, 0.0004424, 0.005143, 0.02775, 0.02032, 0.00571, 0.0007553, 0.00259, 0.01873, 0.003839, 0.002059, 0.008819], "yaxis": "y2"}, {"customdata": [[0, 0, -1.087, -0.0001087], [5, 5, -163.1, -0.01524], [10, 10, -109.2, -0.009985], [13, 13, -53.01, -0.004661], [14, 14, -59.82, -0.005284], [18, 18, -20.37, -0.001757], [25, 25, -43.23, -0.003465], [26, 26, -163.8, -0.01317]], "hovertemplate": "Exit Trade Id: %{customdata[0]}<br>Position Id: %{customdata[1]}<br>Exit Timestamp: %{x}<br>PnL: %{customdata[2]:.6f}<br>Return: %{customdata[3]:.2%}", "legendgroup": "4", "marker": {"color": "#EA4335", "line": {"color": "rgb(181,31,18)", "width": 1}, "opacity": [0.75, 0.8185, 0.7947, 0.7706, 0.7734, 0.7575, 0.7652, 0.8092], "size": [7, 10.2, 9.088, 7.962, 8.094, 7.348, 7.709, 9.761], "symbol": "circle"}, "mode": "markers", "name": "Closed - Loss", "type": "scatter", "uid": "79f19f61-59f3-4b0f-9f54-e948590e32f4", "x": ["2024-11-30T20:00:00", "2024-12-20T16:00:00", "2024-12-31T08:00:00", "2025-01-09T00:00:00", "2025-01-10T04:00:00", "2025-01-13T20:00:00", "2025-02-12T04:00:00", "2025-02-12T12:00:00"], "xaxis": "x2", "y": [-0.0001087, -0.01524, -0.009985, -0.004661, -0.005284, -0.001757, -0.003465, -0.01317], "yaxis": "y2"}, {"legendgroup": "5", "line": {"color": "#7f7f7f"}, "name": "Benchmark", "showlegend": true, "type": "scatter", "uid": "6a83b9c5-6979-4c0e-b28f-340a7f68abd9", "x": {"elided": "500 str values"}, "xaxis": "x3", "y": {"elided": "500 float values"}, "yaxis": "y3"}, {"hoverinfo": "skip", "legendgroup": "6", "line": {"color": "rgba(0, 0, 0, 0)", "width": 0}, "opacity": 0, "showlegend": false, "type": "scatter", "uid": "0f772b50-cc2e-4aa8-9d50-a9a61c219f82", "x": {"elided": "500 str values"}, "xaxis": "x3", "y": {"elided": "500 int values"}, "yaxis": "y3"}, {"connectgaps": false, "fill": "tonexty", "fillcolor": "rgba(0, 128, 0, 0.3)", "hoverinfo": "skip", "legendgroup": "6", "line": {"color": "rgba(0, 0, 0, 0)", "width": 0}, "opacity": 0, "showlegend": false, "type": "scatter", "uid": "d8ddff80-93f5-4368-a3b4-daf865a1aed1", "x": {"elided": "500 str values"}, "xaxis": "x3", "y": {"elided": "500 float values"}, "yaxis": "y3"}, {"hoverinfo": "skip", "legendgroup": "6", "line": {"color": "rgba(0, 0, 0, 0)", "width": 0}, "opacity": 0, "showlegend": false, "type": "scatter", "uid": "8593436d-5fc6-4de9-8e62-c1c121cb4dbd", "x": {"elided": "500 str values"}, "xaxis": "x3", "y": {"elided": "500 int values"}, "yaxis": "y3"}, {"connectgaps": false, "fill": "tonexty", "fillcolor": "rgba(255, 0, 0, 0.3)", "hoverinfo": "skip", "legendgroup": "6", "line": {"color": "rgba(0, 0, 0, 0)", "width": 0}, "opacity": 0, "showlegend": false, "type": "scatter", "uid": "c37b4d8b-c251-4564-a12b-16f190aaa782", "x": {"elided": "500 str values"}, "xaxis": "x3", "y": {"elided": "500 float values"}, "yaxis": "y3"}, {"legendgroup": "7", "line": {"color": "#9467bd"}, "name": "Value", "showlegend": true, "type": "scatter", "uid": "47a5ef80-e5b7-4772-89ae-22e9b50141f0", "x": {"elided": "500 str values"}, "xaxis": "x3", "y": {"elided": "500 float values"}, "yaxis": "y3"}, {"hoverinfo": "skip", "legendgroup": "6", "line": {"color": "rgba(0, 0, 0, 0)", "width": 0}, "opacity": 0, "showlegend": false, "type": "scatter", "uid": "24ee6279-b602-4903-bf5f-028dab29a2d9", "x": {"elided": "500 str values"}, "xaxis": "x3", "y": {"elided": "500 int values"}, "yaxis": "y3"}], "layout": {"annotations": [{"font": {"size": 16}, "showarrow": false, "text": "Orders", "x": 0.5, "xanchor": "center", "xref": "paper", "y": 1, "yanchor": "bottom", "yref": "paper"}, {"font": {"size": 16}, "showarrow": false, "text": "Trade PnL", "x": 0.5, "xanchor": "center", "xref": "paper", "y": 0.6528, "yanchor": "bottom", "yref": "paper"}, {"font": {"size": 16}, "showarrow": false, "text": "Cumulative Returns", "x": 0.5, "xanchor": "center", "xref": "paper", "y": 0.3056, "yanchor": "bottom", "yref": "paper"}], "height": 960, "legend": {"orientation": "h", "traceorder": "normal", "x": 1, "xanchor": "right", "y": 1.042, "yanchor": "bottom"}, "margin": {"b": 30, "l": 30, "r": 30, "t": 30}, "shapes": [{"line": {"color": "gray", "dash": "dash"}, "type": "line", "x0": 0, "x1": 1, "xref": "paper", "y0": 0, "y1": 0, "yref": "y2"}, {"line": {"color": "gray", "dash": "dash"}, "type": "line", "x0": 0, "x1": 1, "xref": "paper", "y0": 1, "y1": 1, "yref": "y3"}], "showlegend": true, "width": 750, "xaxis": {"anchor": "y", "domain": [0, 1], "matches": "x3", "showticklabels": false}, "xaxis2": {"anchor": "y2", "domain": [0, 1], "matches": "x3", "showticklabels": false}, "xaxis3": {"anchor": "y3", "domain": [0, 1], "title": {"text": "Index"}}, "yaxis": {"anchor": "x", "domain": [0.6944, 1], "title": {"text": "Price"}}, "yaxis2": {"anchor": "x2", "domain": [0.3472, 0.6528], "tickformat": ".2%", "title": {"text": "Trade PnL"}}, "yaxis3": {"anchor": "x3", "domain": [0, 0.3056], "title": {"text": "Cumulative returns"}}}}
